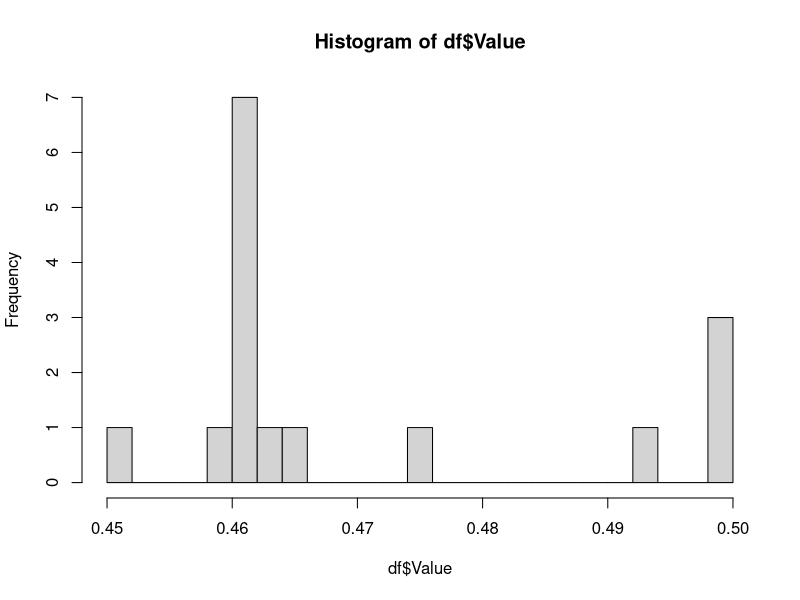

R code for this plot:
library(tidyverse)
library(glmnet)
unfiltered_df1 = as_tibble(read.csv("dataset/cryptex/params_analysis/llama3.1_ret-h-4m-20-epochs_params.csv", header = TRUE))
unfiltered_df2 <- as_tibble(read.csv("dataset/cryptex/params_analysis/llama3.1_ret-h-4m_params.csv", header = TRUE))


unfiltered_df = rbind(unfiltered_df1, unfiltered_df2)

unfiltered_df = as_tibble(read.csv("dataset/cryptex/params_analysis/llama3.1_ohlcv-h-4m-new-params_params.csv", header = TRUE))

df = unfiltered_df %>% 
  filter(State == "COMPLETE") %>% 
  filter(Value > .0001) %>% 
  select(-c(State, Number, 
                   `UserAttribute.dataset`, 
                   `UserAttribute.granularity`, 
                   `UserAttribute.target`, 
                   `Param.pred_len`))


names(df)
df <- df[vapply(df, function(x) length(unique(x)) > 1, logical(1))]
c(df[1,])
# Basic Stats
model = lm(Value ~ .,data = df)
summary(model)
df
x_bar <- mean(df$Value)
n <- length(df$Value)
t_stat <- (x_bar - .5) / (sd(df$Value) / sqrt(n))
p_value <- pt(t_stat, n - 1, lower.tail = FALSE)

# Print t-statistic
# This indicates whether the parameter is significantly different from 0.5
t_stat
p_value

hist(df$Value, breaks = 20)

sd(df$Value)
mean(df$Value)

t.test(df$Value, mu = .5)
